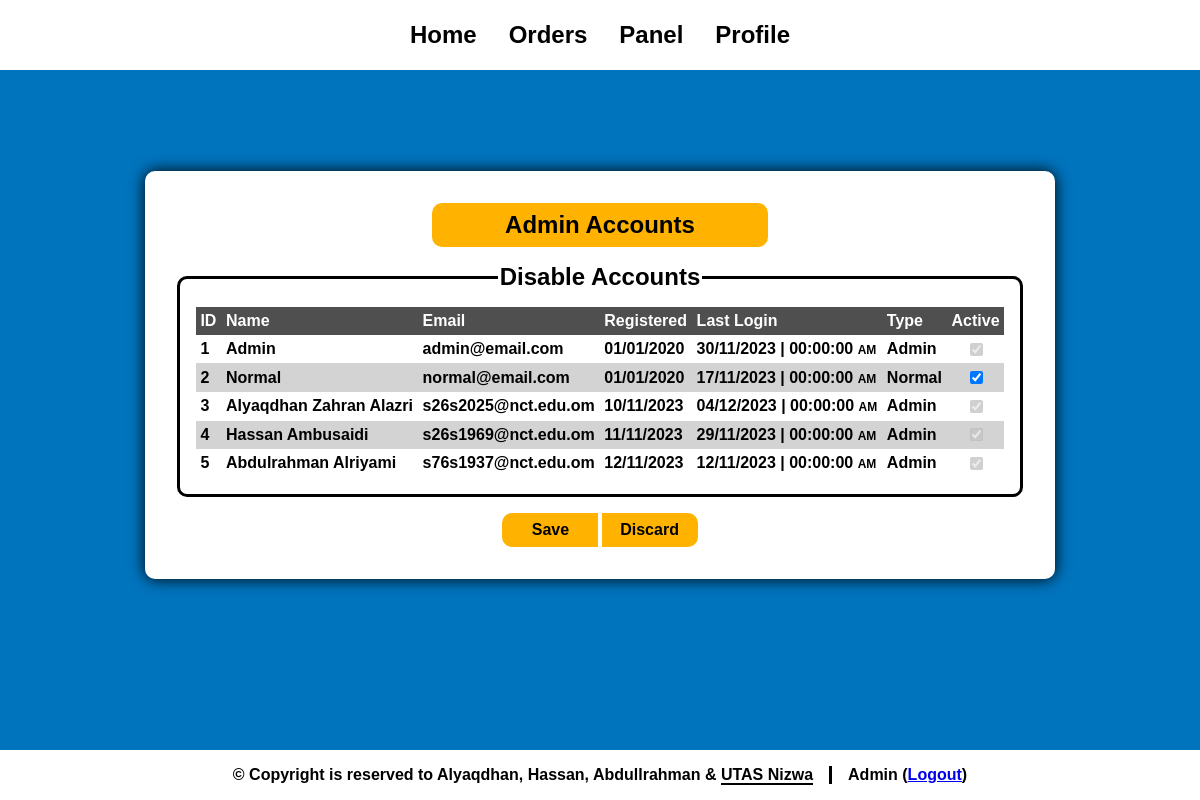
/panelActive.php (signed in), run on an earlier commit of the app's database.
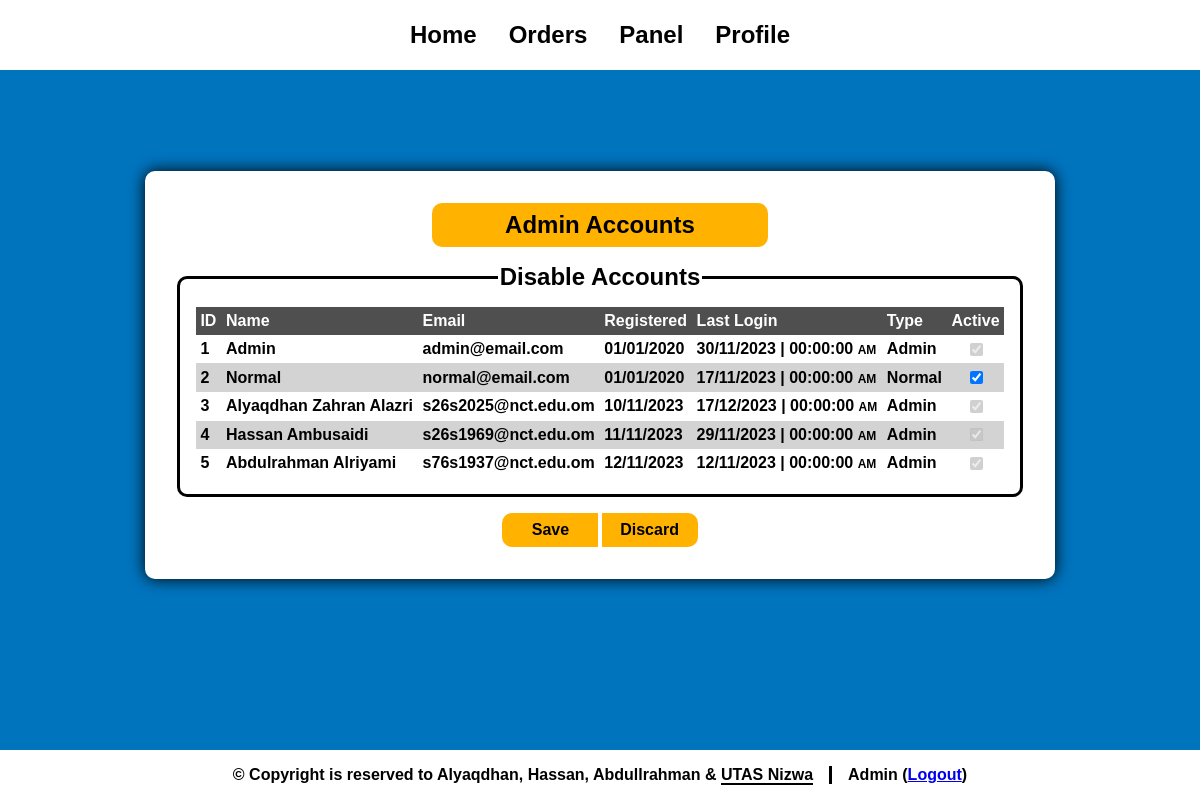
And on a later commit of the database.
### tables this page shows
CREATE TABLE `customers` (
  `cId` int(10) NOT NULL COMMENT 'Customer ID',
  `cName` varchar(50) NOT NULL COMMENT 'Customer Name',
  `password` varchar(50) NOT NULL COMMENT 'Password',
  `email` varchar(100) NOT NULL COMMENT 'Email',
  `registerDate` date NOT NULL COMMENT 'Register Date',
  `lastLogin` datetime NOT NULL COMMENT 'Last Login',
  `meridiem` varchar(2) NOT NULL COMMENT 'AM / PM',
  `cAddress` varchar(100) NOT NULL COMMENT 'Customer Address',
  `cType` varchar(1) NOT NULL COMMENT 'Customer Type',
  `phoneNumber` int(8) NOT NULL COMMENT 'Customer Phone Number',
  `Active` varchar(10) NOT NULL DEFAULT 'active'
);

### panelActive.php (the view, shortened to what this page needs)
<html>
    <head>
        <?php include('link.php') ?>
    </head>
    <body>
        <?php
        include('header.php');
        include('connect.php');
        include('library.php');
        ?>
        <div>
        <div class="wrapper">
            <form class="container manage" action="panelActiveProcess.php" method="post">
                <div class="links">
                    <a href="panelAdmin.php">Admin Accounts</a>
                </div>
                <fieldset>
                    <legend>Disable Accounts</legend>
                    <table>
                        <tr>
                            <th>ID</th>
                            <th>Name</th>
                            <th>Email</th>
                            <th>Registered</th>
                            <th>Last&nbsp;Login</th>
                            <th>Type</th>
                            <th>Active</th>
                        </tr>
                        <?php
                        $query = "select * from customers";
                        $result = mysqli_query($conn, $query) or die("Error in query: <mark>$query</mark> <p>". mysqli_error($conn));
                        $line = 0;
                        while ($data = mysqli_fetch_assoc($result)) {
                            if ($line % 2 == 1) {$style = "style='background: var(--gray);'";}
                            else {$style = "";}
                            $line += 1;
                            if (($data['cType'] == 'A' && $data['Active'] == 'active') || $data['cId'] == $_SESSION['CID']) {$d = 'disabled';}
                            else {$d = '';}
                            if ($data['Active'] == 'active') {$a = 'checked';}
                            else {$a = '';}
                            if ($data['cType'] == 'A') {$type = "Admin";}
                            else {$type = "Normal";}
                            echo "<tr id='clickable' $style>";
                            echo "<td> {$data['cId']} </td>";
                            echo "<td> {$data['cName']} </td>";
                            echo "<td> {$data['email']} </td>";
                            echo "<td> ". fdate($data['registerDate']) ." </td>";
                            echo "<td> ". fdateTime($data['lastLogin']). " </td>";
                            echo "<td> $type </td>";
                            echo "<td id='center'> <input type='checkbox' name='box[]' value='{$data['cId']}' $d $a> </td>";
                            echo "</tr>";
                        }
                        ?>
                    </table>
                </fieldset>
                <div class="buttons">
                    <div class="main">
                        <input class="left" type='submit' value='Save'>
                        <input class="right" type='reset' value='Discard' onclick="notify('Changes Have Been Discarded', 'darkcyan');">
                    </div>
                </div>
            </form>
        </div>
        </div>
        <?php include('footer.php'); ?>
    </body>
</html>

### link.php (shortened to what this page needs)
<link rel="stylesheet" href="style.css">

### header.php (shortened to what this page needs)
<nav id="up">
    <a class='ln' href='index.php'> Home </a>
    <?php
    if (!isset($_SESSION['TYPE'])) {
        echo "<a class='ln' href='login.php'> Login </a>";
    } else {
        echo "<a class='ln' href='order.php'>  Orders </a>";
        if ($_SESSION['TYPE'] == 'A') {
            echo "<a class='ln' href='panel.php'>  Panel </a>";
        }
        echo "<a class='ln' href='profile.php'>  Profile </a>";
    }
    ?>
</nav>

### library.php (shortened to what this page needs)
<?php
function fdate($txt) {
    $date = explode("-", $txt);
    return ($date[2]."/".$date[1]."/".$date[0]);
}
function fdateTime($txt, $is24Hrs=false) {
    $dateTime = explode(" ", $txt);
    $date = $dateTime[0];
    $time = $dateTime[1];
    $date = explode("-", $date);
    $date = $date[2]."/".$date[1]."/".$date[0];
    if (!$is24Hrs) {
        $time = explode(":", $time);
        if ($time[0]-12 < 0) {
            $time = sprintf('%02d', $time[0]).":".$time[1].":".$time[2]."&nbsp;<span>AM</span>";
        } else {
            $time = sprintf('%02d', ($time[0]-12)).":".$time[1].":".$time[2]."&nbsp;<span>PM</span>";
        }
    }
    return $date."&nbsp;|&nbsp;".$time;
}
?>

### footer.php (shortened to what this page needs)
<footer id="down">
    <label>
        &copy; Copyright is reserved to
        <abbr title="s26s2025@nct.edu.om">Alyaqdhan</abbr>,
        <abbr title="s26s1969@nct.edu.om">Hassan</abbr>,
        <abbr title="s76s1937@nct.edu.om">Abdullrahman</abbr> &
        <a href="https://www.utas.edu.om/" target="_blank"
        title="University of Technology and Applied Sciences of Nizwa">UTAS Nizwa</a>
    </label>
    <label>
        <?php
        if (isset($_SESSION['NAME'])) {
            $fullName = explode(" ", $_SESSION['NAME']);
            if (count($fullName) > 1) {
                $Fname = $fullName[0];
                $Lname = array_pop($fullName);
                $name = $Fname." ".$Lname;
            } else {
                $name = $fullName[0];
            }
            echo "$name (<a href='logout.php'>Logout</a>)";
        }
        ?>
    </label>
</footer>

### style.css (style rules this page uses)
:root { color-scheme: light; --primary: #ffb300; --secondary: #0174Be; --accent: #006caf; --white: white; --black: black; --gray: lightgray; --red: red; --shadow: black; --fw-regular: 400; --fw-bold: 700; --fs-small: 0.5rem; --fs-normal: 1rem; --fs-large: 1.5rem; --br: 10px; background: var(--secondary); font-family: sans-serif; }
* { transition: 200ms ease-in-out; }
a, input[type="checkbox"] { transition-property: background; }
html { scroll-behavior: smooth; -webkit-tap-highlight-color: transparent; }
body { margin: 0; height: 100%; display: flex; flex-direction: column; }
abbr { text-decoration: none; }
select, input, label:has(input, textarea) { cursor: pointer; }
input:disabled, tr:has(input:disabled) { cursor: not-allowed !important; }
nav { display: flex; justify-content: center; align-items: center; background: var(--white); padding-block: 1.3rem; gap: 2rem; }
nav .ln { font-weight: var(--fw-bold); font-size: var(--fs-large); }
.ln { color: var(--black); text-decoration: none; position: relative; outline: none; }
.ln::after { content: ''; position: absolute; left: 0; bottom: -8px; height: 5px; width: 100%; background-color: var(--accent); border-radius: var(--br); transform: scaleX(0); transform-origin: middle; transition: 200ms ease-in-out; pointer-events: none; }
footer { display: flex; justify-content: center; align-items: center; background: var(--white); text-align: center; font-size: var(--fs-normal); font-weight: var(--fw-bold); padding: 1rem; margin-top: auto; }
footer > :last-child { padding-left: 1rem; border-left: 3px solid var(--black); margin-left: 1rem; }
footer :first-child a { text-decoration: none; border-bottom: 2px solid currentColor; color: currentColor; }
div:has(.wrapper, .form) { margin: auto; width: 100%; }
.wrapper { overflow-x: auto; }
.container { width: fit-content; margin: auto; margin-block: 2rem; padding: 2rem; background: var(--white); border-radius: var(--br); box-shadow: 0 0 1rem var(--shadow); }
fieldset { border-radius: var(--br); border: solid 3px var(--black); padding: 1rem; display: flex; flex-direction: column; }
legend { font-size: var(--fs-large); font-weight: var(--fw-bold); text-align: center; }
.manage * { font-weight: var(--fw-bold); }
.manage fieldset { max-height: 24rem; overflow-y: auto; margin-bottom: 1rem; width: fit-content; margin-inline: auto; }
.manage fieldset table { border-collapse: collapse; }
.manage fieldset table, .manage fieldset th, .manage fieldset td { text-align: left; padding: .3rem; }
.manage fieldset table tr:first-child { background: color-mix(in srgb, var(--gray) 60%, var(--black) 100%); color: var(--white); position: sticky; top: -1rem; z-index: 5; }
.manage fieldset #clickable { transition: 200ms ease-in-out; }
.manage fieldset #center { text-align: center; }
.manage fieldset td span { font-size: 0.75rem; }
.manage .buttons input { background: var(--primary); padding: .5rem; border: 0; text-decoration: none; font-weight: var(--fw-bold); font-size: var(--fs-normal); }
.manage .buttons { margin: auto; width: fit-content; display: flex; flex-direction: column; gap: .3rem; }
.manage .buttons .main { display: flex; gap: .2rem; }
.manage .buttons .right { border-radius: 0 var(--br) var(--br) 0; width: 6rem; }
.manage .buttons .left { border-radius: var(--br) 0 0 var(--br); width: 6rem; }
.manage .links { display: flex; flex-direction: column; gap: 1rem; margin-bottom: 1rem; }
.manage .links a { background: var(--primary); padding: .5rem; text-align: center; border-radius: var(--br); text-decoration: none; font-weight: var(--fw-bold); font-size: var(--fs-large); color: currentColor; width: 20rem; margin-inline: auto; }

What changed in the data, as far as the page shows it:
changed customers "Alyaqdhan Zahran Alazri": lastLogin "04/12/2023 |" → "17/12/2023 |"
